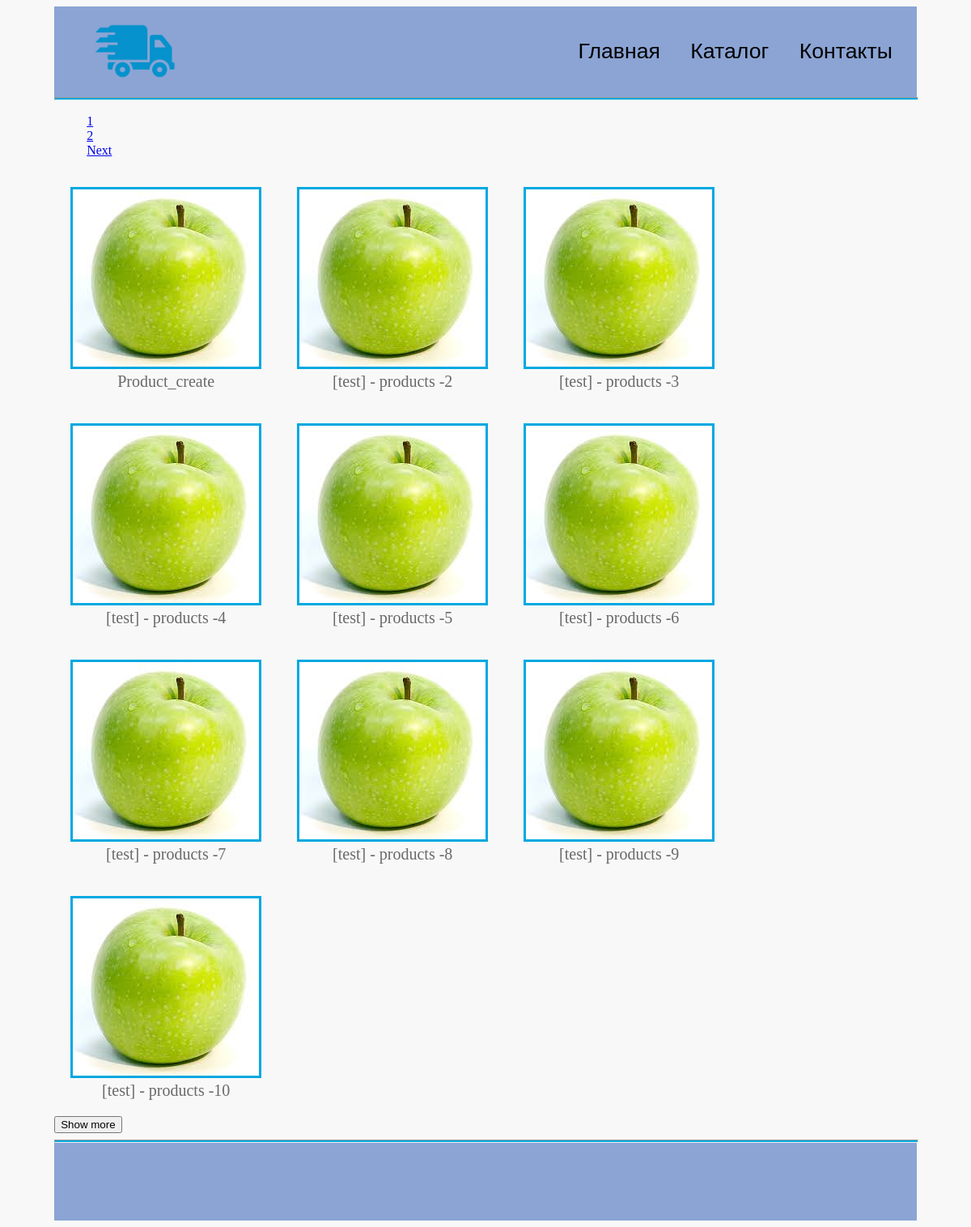
Screenshot of /products/ with the database file from the repository.
### products/models.py (models this page shows, shortened)
class Product(models.Model):
    title = models.CharField( max_length =250 )
    h1 = models.CharField(max_length=250, blank=True, null=True, )
    category = models.ForeignKey(
        Category,
        on_delete = models.CASCADE,
        blank=True,
        null=True,
    )
    image = models.ForeignKey(
        'images.Image',
        on_delete = models.PROTECT,
    )
    snippet = models.TextField(
        blank=True,
        null=True,
    )
    cost = models.DecimalField(
        max_digits = 12,
        decimal_places = 2,
        default = 0,
    )
    modified = models.DateTimeField(
        auto_now = True,
    )
    created = models.DateTimeField(
        auto_now_add=True,
    )

### images/models.py (models this page shows, shortened)
class Image(models.Model):
    title = models.CharField(max_length = 150)
    value = models.ImageField(upload_to = "images")
    @property
    def url(self):
        return self.value.url

### products/views/products.py (the view)
class ProductListView(ListView):
   model = Product
   template_name = 'products/catalog.html'
   context_object_name = 'products'
   paginate_by = 10

### products/templates/products/catalog.html (shortened to what this page needs)
{% extends 'master.html' %}
{% load static %}
{% block page_styles %}
<link rel="stylesheet" href="{% static 'main/css/style.css' %}">
{% endblock %}
{% block page_content %}
	{% include 'pagination.html' with page=page_obj paginator=paginator %}
<div class="product_list">
	{% for itm in products %}
		{% include 'products/components/item.html' with image=itm.image count=itm.id name=itm.h1 %}
	{% endfor %}
</div>
	{% if page_obj.has_next %}
	<button class="show-more-button">Show more</button>
	{% endif %}
{% endblock %}

### products/templates/products/components/item.html
<div class="catalog">
<img class="product__image" src="{{ image.url }}" alt="{{ image.title }}">
<a class="product__link" href="{% url 'products:detail' pk=count %}">
    {{ name }}
</a>
</div>

### main/static/main/css/style.css (style rules this page uses)
body { background: #f8f8f8; display: flex; flex-direction: column; }
img { border: 3px solid #00a8e1; }
div.catalog { display:inline-block; margin: 20px; text-align: center; }
div.catalog a { text-decoration: none; font-size: 20px; color: #696969; display: block; }

### rows the page displays
Product: url (placeholder picture), h1 "Product_create"
Product: url (placeholder picture), h1 "[test] - products -2"
Product: url (placeholder picture), h1 "[test] - products -3"
Product: url (placeholder picture), h1 "[test] - products -4"
Product: url (placeholder picture), h1 "[test] - products -5"
Product: url (placeholder picture), h1 "[test] - products -6"
Product: url (placeholder picture), h1 "[test] - products -7"
Product: url (placeholder picture), h1 "[test] - products -8"
Product: url (placeholder picture), h1 "[test] - products -9"
Product: url (placeholder picture), h1 "[test] - products -10"

### other values shown
{{ num }} "1" "2"
